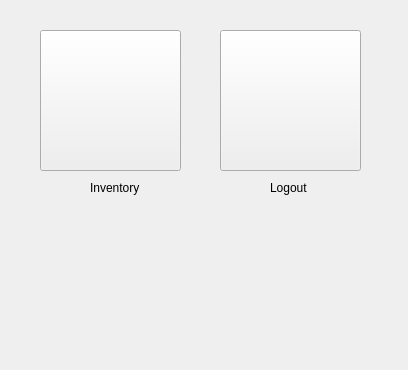
<?xml version="1.0" encoding="UTF-8"?>
<ui version="4.0">
 <class>menu</class>
 <widget class="QDialog" name="menu">
  <property name="geometry">
   <rect>
    <x>0</x>
    <y>0</y>
    <width>408</width>
    <height>370</height>
   </rect>
  </property>
  <property name="minimumSize">
   <size>
    <width>408</width>
    <height>370</height>
   </size>
  </property>
  <property name="maximumSize">
   <size>
    <width>408</width>
    <height>370</height>
   </size>
  </property>
  <property name="windowTitle">
   <string>Demented - Menu</string>
  </property>
  <widget class="QPushButton" name="pushButton_Inventory">
   <property name="geometry">
    <rect>
     <x>40</x>
     <y>30</y>
     <width>141</width>
     <height>141</height>
    </rect>
   </property>
   <property name="minimumSize">
    <size>
     <width>141</width>
     <height>141</height>
    </size>
   </property>
   <property name="text">
    <string/>
   </property>
   <property name="autoDefault">
    <bool>false</bool>
   </property>
  </widget>
  <widget class="QLabel" name="label_Inventory">
   <property name="geometry">
    <rect>
     <x>90</x>
     <y>180</y>
     <width>61</width>
     <height>16</height>
    </rect>
   </property>
   <property name="text">
    <string>Inventory</string>
   </property>
  </widget>
  <widget class="QPushButton" name="pushButton_Logout">
   <property name="geometry">
    <rect>
     <x>220</x>
     <y>30</y>
     <width>141</width>
     <height>141</height>
    </rect>
   </property>
   <property name="minimumSize">
    <size>
     <width>141</width>
     <height>141</height>
    </size>
   </property>
   <property name="text">
    <string/>
   </property>
   <property name="autoDefault">
    <bool>false</bool>
   </property>
  </widget>
  <widget class="QLabel" name="label">
   <property name="geometry">
    <rect>
     <x>270</x>
     <y>180</y>
     <width>51</width>
     <height>16</height>
    </rect>
   </property>
   <property name="text">
    <string>Logout</string>
   </property>
  </widget>
 </widget>
 <resources/>
 <connections/>
</ui>
